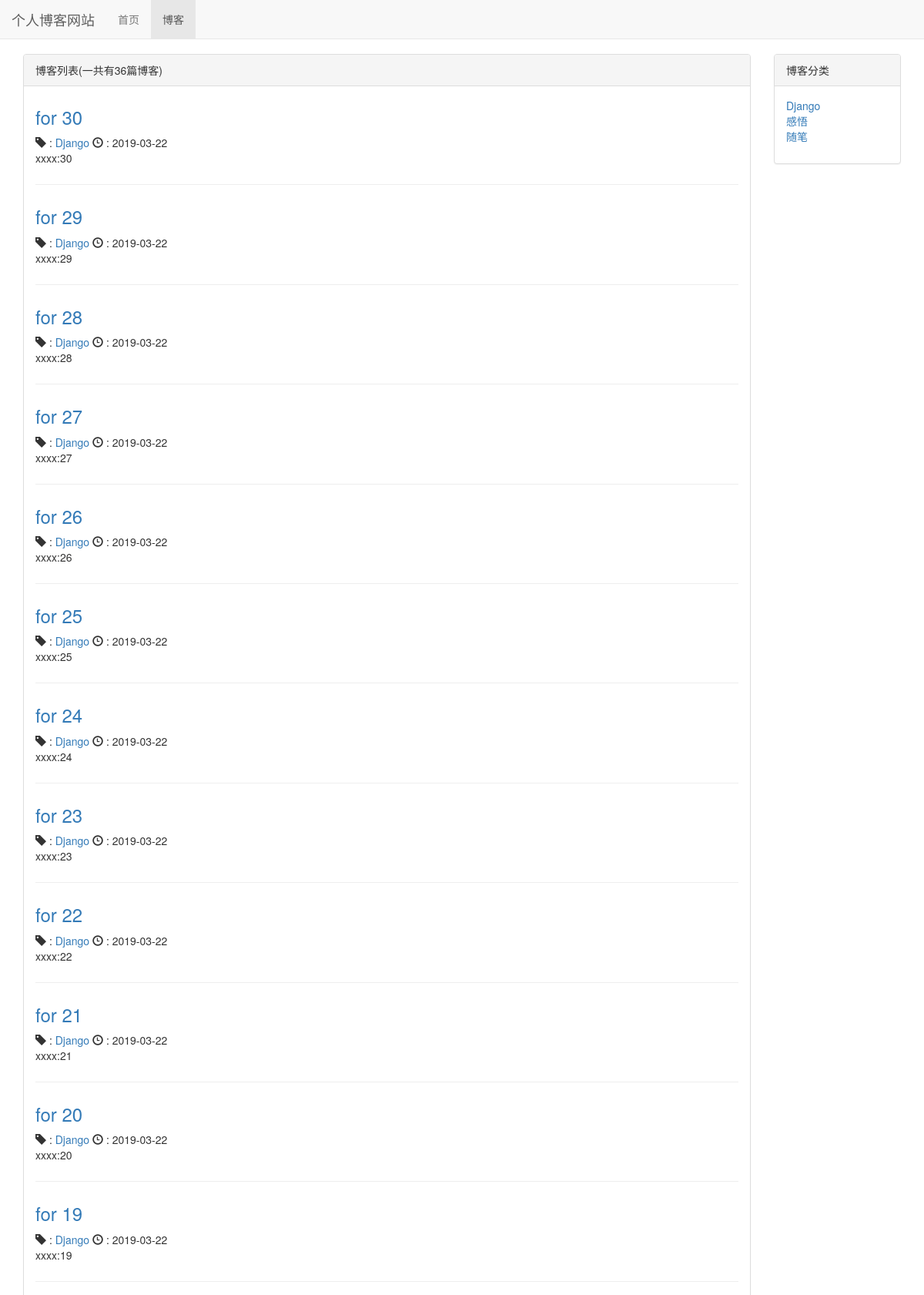
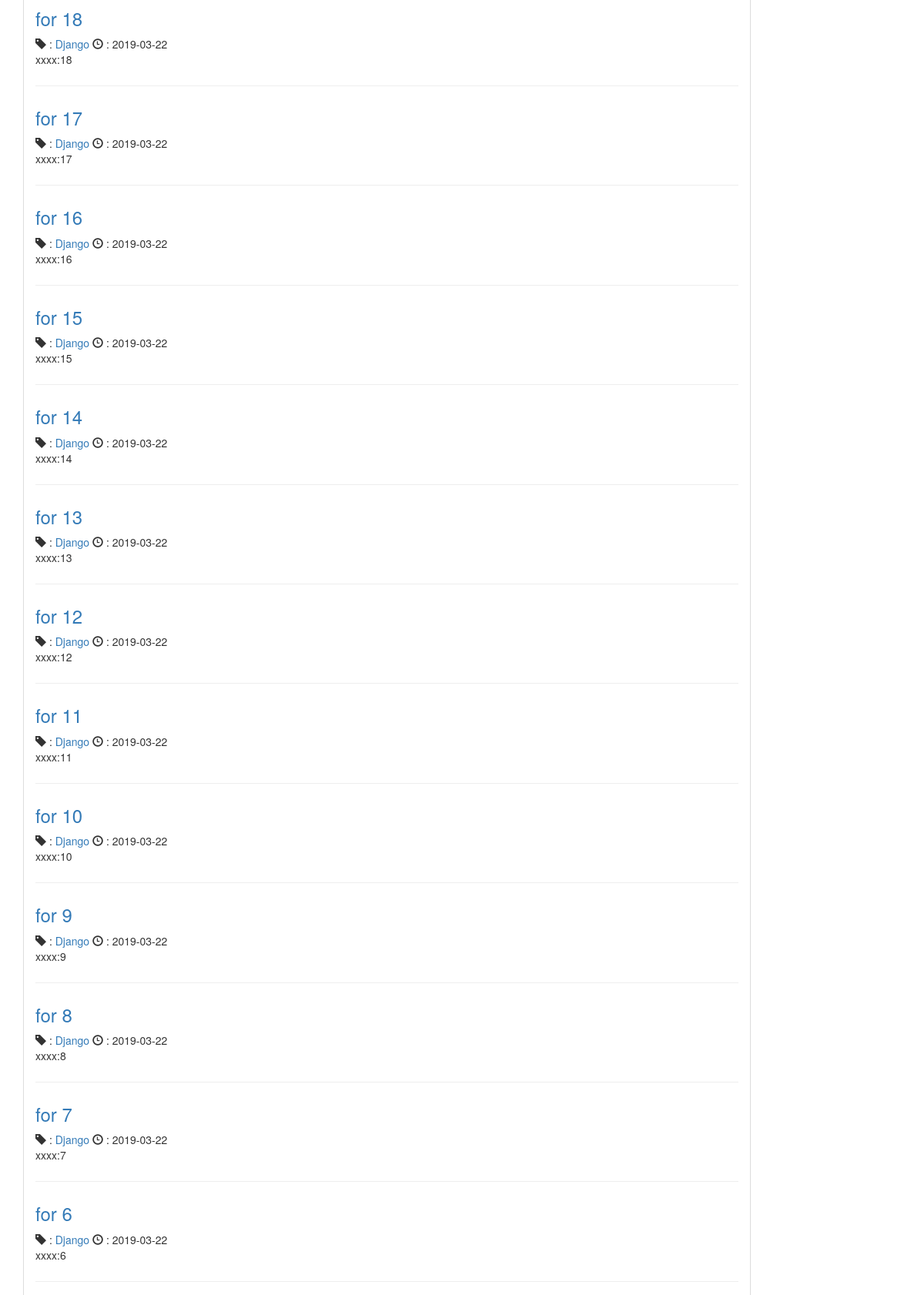
Screenshot of /blog/ (upper part) with the database file from the repository (2 pictures, top to bottom).
### blog/models.py (models this page shows, shortened)
class Blog(models.Model):
    title = models.CharField(max_length=50)
    blog_type = models.ForeignKey(BlogType, on_delete=models.DO_NOTHING)
    content = models.TextField()
    author = models.ForeignKey(User, on_delete=models.DO_NOTHING)
    created_time = models.DateTimeField(auto_now_add=True)
    last_updated_time = models.DateTimeField(auto_now=True)
    class Meta:
        ordering = ['-created_time']

class BlogType(models.Model):
    type_name = models.CharField(max_length=15)
    def __str__(self):
        return self.type_name

### blog/views.py (the view)
# urls.py: path('', views.blog_list, name='blog_list'),
def blog_list(request):
    context = {}
    context['blogs'] = Blog.objects.all()
    context['blog_types'] = BlogType.objects.all()
    return render_to_response('blog/blog_list.html', context)

### blog/templates/blog/blog_list.html (shortened to what this page needs)
{% extends 'base.html' %}
{% load staticfiles %}
{% block header_extends %}
    <link rel="stylesheet" href="{% static 'blog/blog.css' %}">
{% endblock header_extends %}
{% block nav_blog_active %}active{% endblock %}
{% block content %}
    <div class="container">
        <div class="row">
            <div class="col-xs-12 col-sm-8 col-md-9 col-lg-10">
                <div class="panel panel-default">
                    <div class="panel-heading">
                        {% block blog_list_title %}
                            博客列表(一共有{{ blogs|length }}篇博客)
                        {% endblock  %}
                    </div>
                    <div class="panel-body">
                        {% for blog in blogs %}
                        <div class="blog">
                            <h3>
                                <a href="{% url 'blog_detail' blog.pk %}">
                                    {{ blog.title }}
                                </a>
                            </h3>
                            <p class="blog-info">
                                    <span class="glyphicon glyphicon-tag"></span>
                                    : <a href="{% url 'blogs_with_type' blog.blog_type.pk %}">
                                    {{ blog.blog_type }}
                                    </a>
                                <span class="glyphicon glyphicon-time"></span>
                                : {{ blog.created_time|date:"Y-m-d" }}
                            </p>
                            <p>{{ blog.content|truncatechars:120 }}</p>
                        </div>
                        {% empty %}
                            <div class="blog">
                                <h3>暂无内容敬请期待</h3>
                            </div>
                        {% endfor %}
                    </div>
                </div>
            </div>
            <div class="hidden-xs col-sm-4 col-md-3 col-lg-2">
                <div class="panel panel-default">
                    <div class="panel-heading">博客分类</div>
                    <div class="panel-body">
                        <ul class="blog-types">
                            {% for type in blog_types %}
                                <li>
                                    <a href="{% url 'blogs_with_type' type.pk %}">
                                        {{ type.type_name }}
                                    </a>
                                </li>
                            {% empty %}
                                <li>暂无分类</li>
                            {% endfor %}
                        </ul>
                    </div>
                </div>
            </div>
        </div>
    </div>
{% endblock content %}

### static/base.css (style rules this page uses)
* { margin: 0; padding: 0; }
body { margin-top: 70px !important; }

### blog/static/blog/blog.css (style rules this page uses)
ul.blog-types { list-style-type: none; }
div.blog:not(:last-child) { margin-bottom: 2em; padding-bottom: 1em; border-bottom: 1px solid #eee; }
div.blog h3 { margin-top: 0.5em; }
div.blog p.blog-info { margin-bottom: 0; }

### rows the page displays
Blog: title "for 30", blog_type "Django", created_time "2019-03-22", content "xxxx:30"
Blog: title "for 29", blog_type "Django", created_time "2019-03-22", content "xxxx:29"
Blog: title "for 28", blog_type "Django", created_time "2019-03-22", content "xxxx:28"
Blog: title "for 27", blog_type "Django", created_time "2019-03-22", content "xxxx:27"
Blog: title "for 26", blog_type "Django", created_time "2019-03-22", content "xxxx:26"
Blog: title "for 25", blog_type "Django", created_time "2019-03-22", content "xxxx:25"
Blog: title "for 24", blog_type "Django", created_time "2019-03-22", content "xxxx:24"
Blog: title "for 23", blog_type "Django", created_time "2019-03-22", content "xxxx:23"
Blog: title "for 22", blog_type "Django", created_time "2019-03-22", content "xxxx:22"
Blog: title "for 21", blog_type "Django", created_time "2019-03-22", content "xxxx:21"
Blog: title "for 20", blog_type "Django", created_time "2019-03-22", content "xxxx:20"
Blog: title "for 19", blog_type "Django", created_time "2019-03-22", content "xxxx:19"
Blog: title "for 18", blog_type "Django", created_time "2019-03-22", content "xxxx:18"
Blog: title "for 17", blog_type "Django", created_time "2019-03-22", content "xxxx:17"
Blog: title "for 16", blog_type "Django", created_time "2019-03-22", content "xxxx:16"
Blog: title "for 15", blog_type "Django", created_time "2019-03-22", content "xxxx:15"
Blog: title "for 14", blog_type "Django", created_time "2019-03-22", content "xxxx:14"
Blog: title "for 13", blog_type "Django", created_time "2019-03-22", content "xxxx:13"
Blog: title "for 12", blog_type "Django", created_time "2019-03-22", content "xxxx:12"
Blog: title "for 11", blog_type "Django", created_time "2019-03-22", content "xxxx:11"
Blog: title "for 10", blog_type "Django", created_time "2019-03-22", content "xxxx:10"
Blog: title "for 9", blog_type "Django", created_time "2019-03-22", content "xxxx:9"
Blog: title "for 8", blog_type "Django", created_time "2019-03-22", content "xxxx:8"
Blog: title "for 7", blog_type "Django", created_time "2019-03-22", content "xxxx:7"
Blog: title "for 6", blog_type "Django", created_time "2019-03-22", content "xxxx:6"
BlogType: type_name "Django"
BlogType: type_name "感悟"
BlogType: type_name "随笔"

### other values shown
{{ blogs|length }} "36"
